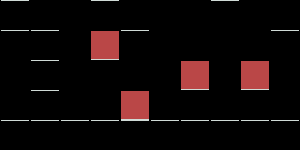

Below is a game level as drawn by its tile map, then a one-line description and the .tmx file that defines it, in full:
An orthogonal 10x5 tile map with 30x30 px tiles, 2 tile layers (ClearLayer, RedLayer), 2 tilesets.

<map version="1.0" orientation="orthogonal" width="10" height="5" tilewidth="30" tileheight="30">
 <tileset firstgid="1" name="Tile1" tilewidth="30" tileheight="30">
  <image source="../../Tiles/Dev/Template30x30.png" width="480" height="30" />
 </tileset>
 <tileset firstgid="17" name="red" tilewidth="30" tileheight="30">
  <image source="../../Tiles/Dev/Template30x30_red.png" width="480" height="30" />
 </tileset>
 <layer name="ClearLayer" width="10" height="5">
  <data>
   <tile gid="2" />
   <tile gid="0" />
   <tile gid="0" />
   <tile gid="2" />
   <tile gid="0" />
   <tile gid="0" />
   <tile gid="0" />
   <tile gid="2" />
   <tile gid="0" />
   <tile gid="0" />
   <tile gid="2" />
   <tile gid="2" />
   <tile gid="0" />
   <tile gid="0" />
   <tile gid="2" />
   <tile gid="0" />
   <tile gid="0" />
   <tile gid="0" />
   <tile gid="0" />
   <tile gid="2" />
   <tile gid="0" />
   <tile gid="2" />
   <tile gid="0" />
   <tile gid="0" />
   <tile gid="0" />
   <tile gid="0" />
   <tile gid="0" />
   <tile gid="0" />
   <tile gid="0" />
   <tile gid="0" />
   <tile gid="0" />
   <tile gid="2" />
   <tile gid="0" />
   <tile gid="0" />
   <tile gid="0" />
   <tile gid="0" />
   <tile gid="0" />
   <tile gid="0" />
   <tile gid="0" />
   <tile gid="0" />
   <tile gid="2" />
   <tile gid="2" />
   <tile gid="2" />
   <tile gid="2" />
   <tile gid="2" />
   <tile gid="2" />
   <tile gid="2" />
   <tile gid="2" />
   <tile gid="2" />
   <tile gid="2" />
  </data>
 </layer>
 <layer name="RedLayer" width="10" height="5">
  <data>
   <tile gid="0" />
   <tile gid="0" />
   <tile gid="0" />
   <tile gid="0" />
   <tile gid="0" />
   <tile gid="0" />
   <tile gid="0" />
   <tile gid="0" />
   <tile gid="0" />
   <tile gid="0" />
   <tile gid="0" />
   <tile gid="0" />
   <tile gid="0" />
   <tile gid="21" />
   <tile gid="0" />
   <tile gid="0" />
   <tile gid="0" />
   <tile gid="0" />
   <tile gid="0" />
   <tile gid="0" />
   <tile gid="0" />
   <tile gid="0" />
   <tile gid="0" />
   <tile gid="0" />
   <tile gid="0" />
   <tile gid="0" />
   <tile gid="21" />
   <tile gid="0" />
   <tile gid="21" />
   <tile gid="0" />
   <tile gid="0" />
   <tile gid="0" />
   <tile gid="0" />
   <tile gid="0" />
   <tile gid="21" />
   <tile gid="0" />
   <tile gid="0" />
   <tile gid="0" />
   <tile gid="0" />
   <tile gid="0" />
   <tile gid="0" />
   <tile gid="0" />
   <tile gid="0" />
   <tile gid="0" />
   <tile gid="0" />
   <tile gid="0" />
   <tile gid="0" />
   <tile gid="0" />
   <tile gid="0" />
   <tile gid="0" />
  </data>
 </layer>
</map>